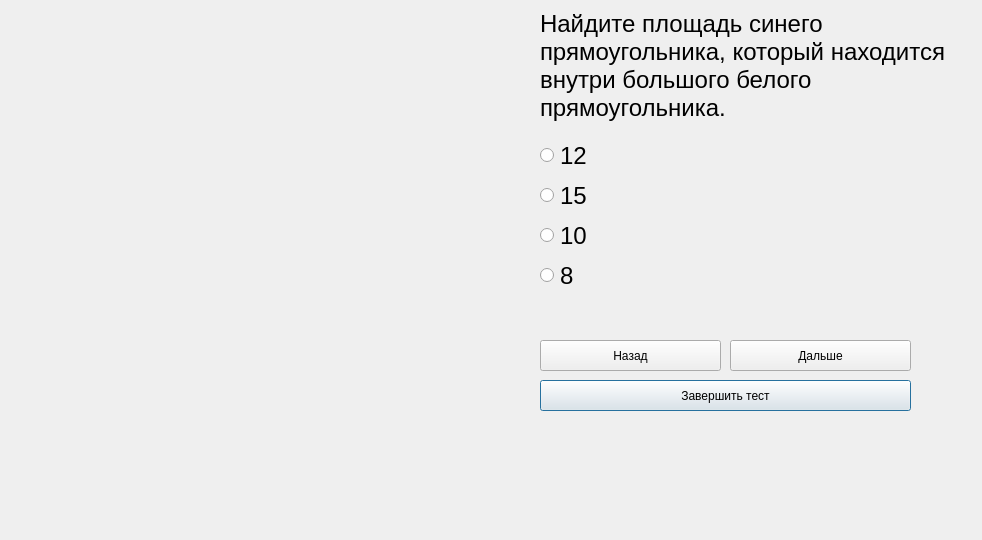
<?xml version="1.0" encoding="UTF-8"?>
<ui version="4.0">
 <class>test8</class>
 <widget class="QDialog" name="test8">
  <property name="geometry">
   <rect>
    <x>0</x>
    <y>0</y>
    <width>982</width>
    <height>540</height>
   </rect>
  </property>
  <property name="windowTitle">
   <string>Dialog</string>
  </property>
  <widget class="QRadioButton" name="radioButton_2">
   <property name="geometry">
    <rect>
     <x>540</x>
     <y>180</y>
     <width>81</width>
     <height>31</height>
    </rect>
   </property>
   <property name="font">
    <font>
     <pointsize>18</pointsize>
    </font>
   </property>
   <property name="layoutDirection">
    <enum>Qt::LeftToRight</enum>
   </property>
   <property name="text">
    <string>15</string>
   </property>
  </widget>
  <widget class="QPushButton" name="finish_pushButton">
   <property name="geometry">
    <rect>
     <x>540</x>
     <y>380</y>
     <width>371</width>
     <height>31</height>
    </rect>
   </property>
   <property name="text">
    <string>Завершить тест</string>
   </property>
  </widget>
  <widget class="QPushButton" name="back_pushButton">
   <property name="geometry">
    <rect>
     <x>540</x>
     <y>340</y>
     <width>181</width>
     <height>31</height>
    </rect>
   </property>
   <property name="text">
    <string>Назад</string>
   </property>
  </widget>
  <widget class="QPushButton" name="next_pushButton_2">
   <property name="geometry">
    <rect>
     <x>730</x>
     <y>340</y>
     <width>181</width>
     <height>31</height>
    </rect>
   </property>
   <property name="text">
    <string>Дальше</string>
   </property>
  </widget>
  <widget class="QRadioButton" name="radioButton_4">
   <property name="geometry">
    <rect>
     <x>540</x>
     <y>260</y>
     <width>81</width>
     <height>31</height>
    </rect>
   </property>
   <property name="font">
    <font>
     <pointsize>18</pointsize>
    </font>
   </property>
   <property name="layoutDirection">
    <enum>Qt::LeftToRight</enum>
   </property>
   <property name="text">
    <string>8</string>
   </property>
  </widget>
  <widget class="QRadioButton" name="radioButton_3">
   <property name="geometry">
    <rect>
     <x>540</x>
     <y>220</y>
     <width>71</width>
     <height>31</height>
    </rect>
   </property>
   <property name="font">
    <font>
     <pointsize>18</pointsize>
    </font>
   </property>
   <property name="layoutDirection">
    <enum>Qt::LeftToRight</enum>
   </property>
   <property name="text">
    <string>10</string>
   </property>
  </widget>
  <widget class="QLabel" name="image">
   <property name="geometry">
    <rect>
     <x>10</x>
     <y>30</y>
     <width>411</width>
     <height>331</height>
    </rect>
   </property>
   <property name="text">
    <string/>
   </property>
  </widget>
  <widget class="QLabel" name="question">
   <property name="geometry">
    <rect>
     <x>540</x>
     <y>10</y>
     <width>419</width>
     <height>111</height>
    </rect>
   </property>
   <property name="sizePolicy">
    <sizepolicy hsizetype="Preferred" vsizetype="Preferred">
     <horstretch>0</horstretch>
     <verstretch>0</verstretch>
    </sizepolicy>
   </property>
   <property name="font">
    <font>
     <pointsize>18</pointsize>
    </font>
   </property>
   <property name="mouseTracking">
    <bool>true</bool>
   </property>
   <property name="tabletTracking">
    <bool>false</bool>
   </property>
   <property name="focusPolicy">
    <enum>Qt::NoFocus</enum>
   </property>
   <property name="contextMenuPolicy">
    <enum>Qt::PreventContextMenu</enum>
   </property>
   <property name="autoFillBackground">
    <bool>false</bool>
   </property>
   <property name="midLineWidth">
    <number>-2</number>
   </property>
   <property name="text">
    <string>Найдите площадь синего прямоугольника, который находится внутри большого белого прямоугольника. </string>
   </property>
   <property name="textFormat">
    <enum>Qt::AutoText</enum>
   </property>
   <property name="scaledContents">
    <bool>false</bool>
   </property>
   <property name="wordWrap">
    <bool>true</bool>
   </property>
   <property name="openExternalLinks">
    <bool>false</bool>
   </property>
  </widget>
  <widget class="QRadioButton" name="radioButton">
   <property name="geometry">
    <rect>
     <x>540</x>
     <y>140</y>
     <width>81</width>
     <height>31</height>
    </rect>
   </property>
   <property name="font">
    <font>
     <pointsize>18</pointsize>
    </font>
   </property>
   <property name="acceptDrops">
    <bool>false</bool>
   </property>
   <property name="toolTip">
    <string/>
   </property>
   <property name="text">
    <string>12</string>
   </property>
  </widget>
 </widget>
 <resources/>
 <connections/>
</ui>
